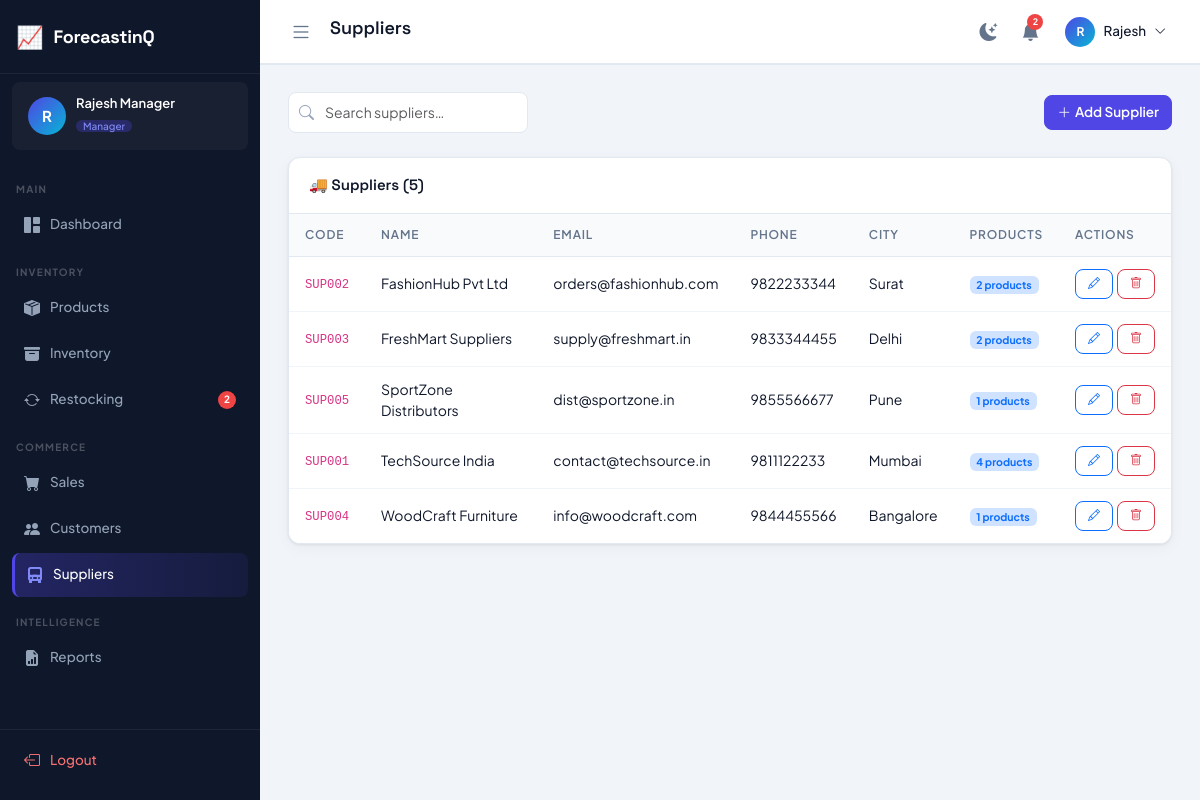
Page /suppliers/ (signed in) on the committed database.
### tables this page shows
CREATE TABLE suppliers (
    id INTEGER PRIMARY KEY AUTOINCREMENT,
    supplier_code VARCHAR(20) UNIQUE NOT NULL,
    name VARCHAR(150) NOT NULL,
    email VARCHAR(150),
    phone VARCHAR(20),
    address TEXT,
    city VARCHAR(100),
    country VARCHAR(100),
    status VARCHAR(20) DEFAULT 'active' CHECK(status IN ('active','inactive')),
    created_at TIMESTAMP DEFAULT CURRENT_TIMESTAMP,
    updated_at TIMESTAMP DEFAULT CURRENT_TIMESTAMP
);

### blueprints/suppliers.py (the view, shortened to what this page needs)
@bp.route("/", methods=["GET", "POST"])
@login_required
def index():
    search = request.args.get("search", "").strip()
    if search:
        suppliers = dbFetchAll(
            "SELECT * FROM suppliers WHERE status='active' AND (name LIKE ? OR email LIKE ?) ORDER BY name",
            (f"%{search}%", f"%{search}%"),
        )
    else:
        suppliers = dbFetchAll("SELECT * FROM suppliers WHERE status='active' ORDER BY name")
    for s in suppliers:
        cnt = dbFetchOne("SELECT COUNT(*) AS v FROM products WHERE supplier_id=? AND status='active'", (s["id"],))
        s["product_count"] = cnt["v"] if cnt else 0
    return render_template(
        "suppliers/index.html",
        page_title="Suppliers", active_menu="suppliers",
        suppliers=suppliers, search=search,
    )

### db.py (called while the page is built)
def get_db():
    if "db" not in g:
        g.db = sqlite3.connect(current_app.config["DATABASE_PATH"])
        g.db.row_factory = sqlite3.Row
        g.db.execute("PRAGMA foreign_keys = ON")
    return g.db

def _row_to_dict(row):
    return dict(row) if row is not None else None

def dbFetchAll(sql, params=()):
    cur = get_db().execute(sql, params)
    return [dict(r) for r in cur.fetchall()]

def dbFetchOne(sql, params=()):
    cur = get_db().execute(sql, params)
    row = cur.fetchone()
    return _row_to_dict(row)

### utils.py (called while the page is built)
def is_logged_in() -> bool:
    return bool(session.get("user_id"))

def get_current_user() -> dict:
    return {
        "id": session.get("user_id", 0),
        "name": session.get("user_name", ""),
        "email": session.get("user_email", ""),
        "role": session.get("user_role", ""),
        "username": session.get("username", ""),
    }

def login_required(view):
    @wraps(view)
    def wrapped(*args, **kwargs):
        if not is_logged_in():
            return redirect(url_for("auth.login"))
        return view(*args, **kwargs)
    return wrapped

def generate_csrf() -> str:
    if "csrf_token" not in session:
        session["csrf_token"] = secrets.token_hex(32)
    return session["csrf_token"]

def format_datetime(value) -> str:
    if not value:
        return ""
    dt = _to_datetime(value)
    return dt.strftime("%d %b %Y, %I:%M %p") if dt else str(value)

def _to_datetime(value):
    if isinstance(value, (datetime, date)):
        return value
    if not isinstance(value, str):
        return None
    for fmt in ("%Y-%m-%d %H:%M:%S", "%Y-%m-%d", "%Y-%m-%dT%H:%M:%S"):
        try:
            return datetime.strptime(value, fmt)
        except ValueError:
            continue
    return None

def get_unread_notifications():
    user = get_current_user()
    return dbFetchAll(
        "SELECT * FROM notifications WHERE user_id = ? AND is_read = 0 ORDER BY created_at DESC LIMIT 10",
        (user["id"],),
    )

def get_notification_count() -> int:
    user = get_current_user()
    row = dbFetchOne(
        "SELECT COUNT(*) AS cnt FROM notifications WHERE user_id = ? AND is_read = 0",
        (user["id"],),
    )
    return int(row["cnt"]) if row else 0

def get_low_stock_count() -> int:
    row = dbFetchOne(
        "SELECT COUNT(*) AS cnt FROM products WHERE stock_quantity <= min_stock_level AND status='active'"
    )
    return int(row["cnt"]) if row else 0

### templates/suppliers/index.html (shortened to what this page needs)
{% extends "base.html" %}
{% block content %}
<div class="d-flex align-items-center justify-content-between mb-4 flex-wrap gap-3">
    <div class="search-bar">
        <i class="bi bi-search"></i>
        <input type="text" class="form-control" placeholder="Search suppliers…" id="tableSearch" value="{{ search }}"/>
    </div>
    <button class="btn btn-primary" data-bs-toggle="modal" data-bs-target="#supplierModal" onclick="openAdd()">
        <i class="bi bi-plus-lg me-1"></i>Add Supplier
    </button>
</div>
<div class="table-card">
    <div class="table-card-header"><span class="table-card-title">🚚 Suppliers ({{ suppliers|length }})</span></div>
    <div class="table-responsive">
        <table class="table">
            <thead><tr><th>Code</th><th>Name</th><th>Email</th><th>Phone</th><th>City</th><th>Products</th><th>Actions</th></tr></thead>
            <tbody>
            {% if not suppliers %}
            <tr><td colspan="7"><div class="empty-state"><i class="bi bi-truck"></i><p>No suppliers found.</p></div></td></tr>
            {% else %}
            {% for s in suppliers %}
            <tr>
                <td><code>{{ s.supplier_code }}</code></td>
                <td class="fw-600">{{ s.name }}</td>
                <td>{{ s.email or '—' }}</td>
                <td>{{ s.phone or '—' }}</td>
                <td>{{ s.city or '—' }}</td>
                <td><span class="badge bg-primary-subtle text-primary">{{ s.product_count }} products</span></td>
                <td>
                    <div class="d-flex gap-1">
                        <button class="btn btn-sm btn-outline-primary" onclick='editSupplier({{ s|tojson }})'><i class="bi bi-pencil"></i></button>
                        <form method="POST" class="d-inline">
                            <button type="submit" class="btn btn-sm btn-outline-danger" data-confirm="Delete this supplier?"><i class="bi bi-trash"></i></button>
                        </form>
                    </div>
                </td>
            </tr>
            {% endfor %}
            {% endif %}
            </tbody>
        </table>
    </div>
</div>
{% endblock %}

### static/css/app.css (style rules this page uses)
:root { --primary: #4f46e5; --primary-dark: #3730a3; --primary-light: #818cf8; --accent: #06b6d4; --success: #10b981; --warning: #f59e0b; --danger: #ef4444; --info: #3b82f6; --bg: #f1f5f9; --surface: #ffffff; --surface-2: #f8fafc; --border: #e2e8f0; --border-light: #f1f5f9; --text-primary: #0f172a; --text-secondary:#64748b; --text-muted: #94a3b8; --sidebar-bg: #0f172a; --sidebar-text: #94a3b8; --sidebar-active:#4f46e5; --sidebar-hover: rgba(255,255,255,0.07); --sidebar-width: 260px; --topbar-bg: #ffffff; --topbar-height: 64px; --radius: 12px; --radius-sm: 8px; --radius-lg: 16px; --shadow: 0 1px 3px rgba(0,0,0,0.08), 0 4px 16px rgba(0,0,0,0.04); --shadow-md: 0 4px 24px rgba(0,0,0,0.10); --font-main: 'Plus Jakarta Sans', sans-serif; --font-head: 'Space Grotesk', sans-serif; --transition: 0.22s cubic-bezier(0.4,0,0.2,1); }
*, *::before, *::after { box-sizing: border-box; margin: 0; padding: 0; }
html { scroll-behavior: smooth; }
body { font-family: var(--font-main); background: var(--bg); color: var(--text-primary); display: flex; min-height: 100vh; overflow-x: hidden; transition: background var(--transition), color var(--transition); }
.table-card { background: var(--surface); border: 1px solid var(--border); border-radius: var(--radius); box-shadow: var(--shadow); overflow: hidden; }
.table-card-header { display: flex; align-items: center; justify-content: space-between; padding: 16px 20px; border-bottom: 1px solid var(--border); flex-wrap: wrap; gap: 10px; }
.table-card-title { font-family: var(--font-head); font-size: 15px; font-weight: 600; color: var(--text-primary); }
.table { margin: 0; }
.table thead th { background: var(--surface-2); color: var(--text-secondary); font-size: 12px; font-weight: 600; text-transform: uppercase; letter-spacing: 0.8px; padding: 12px 16px; border-bottom: 1px solid var(--border); border-top: none; }
.table tbody td { padding: 12px 16px; font-size: 14px; color: var(--text-primary); vertical-align: middle; border-bottom: 1px solid var(--border-light); }
.table tbody tr:last-child td { border-bottom: none; }
.form-control, .form-select { background: var(--surface); border: 1px solid var(--border); color: var(--text-primary); border-radius: var(--radius-sm); padding: 9px 12px; font-size: 14px; font-family: var(--font-main); transition: border-color var(--transition), box-shadow var(--transition); }
.btn { border-radius: var(--radius-sm); font-weight: 600; font-family: var(--font-main); font-size: 13.5px; transition: all var(--transition); }
.btn-primary { background: var(--primary); border-color: var(--primary); }
.btn-sm { font-size: 12px; padding: 5px 12px; }
.search-bar { position: relative; display: inline-block; }
.search-bar input { padding-left: 36px; width: 240px; }
.search-bar i { position: absolute; left: 11px; top: 50%; transform: translateY(-50%); color: var(--text-muted); font-size: 15px; }

### rows in the picture
suppliers: supplier_code "SUP002", name "FashionHub Pvt Ltd", email "orders@fashionhub.com", phone "9822233344", city "Surat", product_count "2"
suppliers: supplier_code "SUP003", name "FreshMart Suppliers", email "supply@freshmart.in", phone "9833344455", city "Delhi", product_count "2"
suppliers: supplier_code "SUP005", name "SportZone Distributors", email "dist@sportzone.in", phone "9855566677", city "Pune", product_count "1"
suppliers: supplier_code "SUP001", name "TechSource India", email "contact@techsource.in", phone "9811122233", city "Mumbai", product_count "4"
suppliers: supplier_code "SUP004", name "WoodCraft Furniture", email "info@woodcraft.com", phone "9844455566", city "Bangalore", product_count "1"

### other values in the picture
{{ app_name }} "ForecastinQ"
{{ (current_user.name or '?')[0]|upper }} "R"
{{ current_user.name }} "Rajesh Manager"
{{ current_user.role|capitalize }} "Manager"
{{ low_stock_count }} "2"
{{ page_title|default('Dashboard') }} "Suppliers"
{{ notif_count }} "2"
{{ current_user.name.split(' ')[0] if current_user.name else '' }} "Rajesh"
{{ suppliers|length }} "5"
